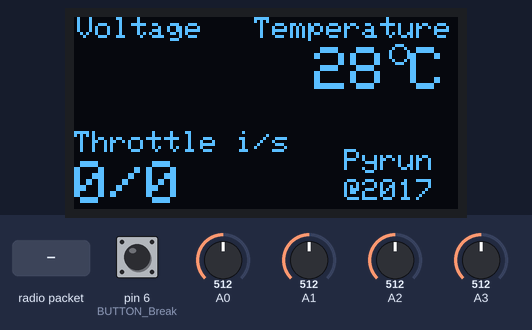
Bench run of a sketch on a simulated Arduino Uno, built with avr-gcc and run on an emulated ATmega328P. Parts: 128×64 one-colour display. The inputs (shaded band) are chosen by the test bench; at power-on: pin 6 (BUTTON_Break) HIGH, A0 = 512, A1 = 512, A2 = 512, A3 = 512. The display library's start-up logo is not drawn; no radio packets arrive unless stated; what the sketch prints to the serial monitor is not drawn.

Above: at 1.2 s.
1.3 s: radio packet "1" arrives
At 2.4 s:
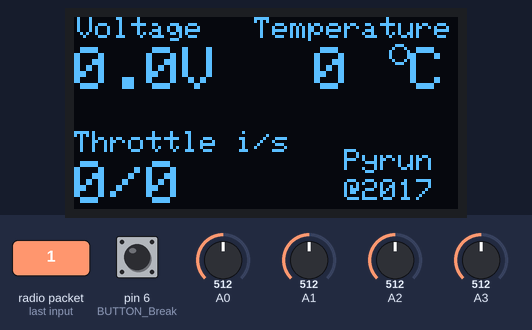
2.8 s: radio packet "5" arrives
At 3.1 s:
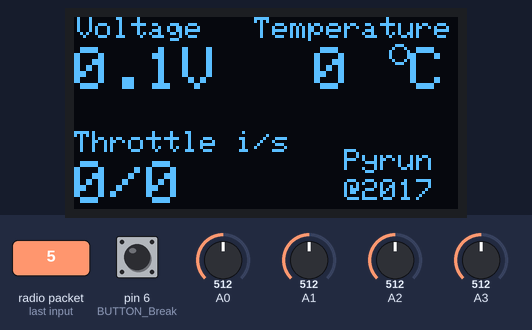
4.3 s: radio packet "200" arrives
At 5.2 s:
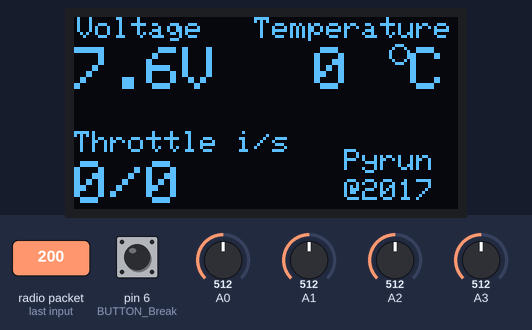
Timing chart, 0 to 7.3 s (numbered marks = the images above; inputs shaded):
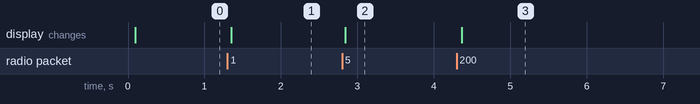

The sketch:

handheld_sender.ino
```cpp
#include <Bounce2.h>
#include <RF24.h>
#include <SPI.h>
#include <printf.h>
#include <Wire.h>
#include <Adafruit_GFX.h>
#include <Adafruit_SSD1306.h>

#define OLED_RESET 4 // not used / nicht genutzt bei diesem Display
Adafruit_SSD1306 display(OLED_RESET);

#define BUTTON_Break 6

#define PYRUN_PIPE_HOST 0xC0F0E0F0E1LL
#define PYRUN_PIPE_NODE 0xA0ECCCF0D2LL

RF24 m_radio( 9,10);

// Instantiate a Bounce object
Bounce debouncer_break = Bounce();

void setup() {
  // initialize with the I2C addr 0x3C / mit I2C-Adresse 0x3c initialisieren
  display.begin(SSD1306_SWITCHCAPVCC, 0x3C);

  // Show image buffer on the display hardware
  display.display();

  // radio set
  m_radio.begin();
  m_radio.enableDynamicPayloads();
  m_radio.setAutoAck( true ) ;

  // Optionally, increase the delay between retries & # of retries
  m_radio.setRetries(2,15);

  // set speed
  m_radio.setDataRate( RF24_250KBPS );
  m_radio.powerUp();

  // write pipe
  m_radio.openWritingPipe( PYRUN_PIPE_HOST);
  m_radio.openReadingPipe(1, PYRUN_PIPE_NODE);

  // set up
  digitalWrite(A0, INPUT_PULLUP);
  digitalWrite(A1, INPUT_PULLUP);
  digitalWrite(A2, INPUT_PULLUP);
  digitalWrite(A3, INPUT_PULLUP);

  // Setup the button with an internal pull-up
  pinMode(BUTTON_Break,INPUT_PULLUP);

  // After setting up the button, setup the Bounce instance
  debouncer_break.attach(BUTTON_Break);
  debouncer_break.interval(5); // interval in ms

  // initialize serial communications at 9600 bps:
  Serial.begin(250000);

  // printf begin
  printf_begin();
}

int leseKnopf( int port) {
    // read the analog in value
  int sensorValue = analogRead( port);
  if( sensorValue < 250)
    return 1;
  return 0;
}

char *ftoa(char *a, double f, int precision)
{
  long p[] = {0,10,100,1000,10000,100000,1000000,10000000,100000000};

  char *ret = a;
  long heiltal = (long)f;
  itoa(heiltal, a, 10);
  while (*a != '\0') a++;
  *a++ = '.';
  long desimal = abs((long)((f - heiltal) * p[precision]));
  itoa(desimal, a, 10);
  return ret;
}

char p_voltage[16];
char p_throttle[24];


int p_soll_throttle = 0;
int p_current = 0;
int p_temp = 20;
int p_temperature = 28;

void loop() {
  int l_a, l_b, l_x, l_y;
  int l_break;

  l_a = leseKnopf( A1);
  l_b = leseKnopf( A0);
  l_x = leseKnopf( A2);
  l_y = leseKnopf( A3);

  // Update the Bounce instance :
  debouncer_break.update();

  l_break = debouncer_break.read()==1?0:1;

  char msg2[16];
  sprintf( msg2,"%d;%d;%d;%d;%d;%d;", l_a, l_b, l_x, l_y, 0, l_break);
  m_radio.stopListening();
  m_radio.write( &msg2, strlen(msg2));
  m_radio.startListening();
  // falls was empfangen
  if( m_radio.available() ) {
    char t_message[64];
    int t_len = m_radio.getDynamicPayloadSize();

    // auslesen
    m_radio.read( &t_message, t_len);
    // auslesen
    Serial.print( "Empfange...");

    // split
    int t_voltage = atoi(strtok( t_message, ";" ));
    float voltage = t_voltage * (5.0 / 1023.0)*7.78;
    p_current = atoi(strtok( NULL, ";" ));
    p_soll_throttle = atoi(strtok( NULL, ";" ));
    p_temperature = atoi(strtok( NULL, ";" ));

    char string_voltage[24];
    ftoa( string_voltage, voltage, 1);
    sprintf( p_voltage,"%sV", string_voltage);

    Serial.println( t_message);
  }


  // display
  display.clearDisplay();
  // set text color / Textfarbe setzen
  display.setTextColor(WHITE);
  display.setTextSize(1);
  // set text cursor position / Textstartposition einstellen

  // temperature
  display.setTextSize(1);
  display.setCursor(60,0);
  display.println("Temperature");
  display.setTextSize(2);
  display.setCursor(80,10);
  display.println(p_temperature);
  display.setTextSize(2);
  display.setCursor(112,10);
  display.println("C");
  display.drawCircle(108, 12, 3, WHITE);

  // voltage
  display.setTextSize(1);
  display.setCursor(1,0);
  display.println("Voltage");
  display.setTextSize(2);
  display.setCursor(0,10);
  display.println(p_voltage);

  // throttle
  display.setTextSize(1);
  display.setCursor( 0,38);
  display.println( "Throttle i/s");
  display.setTextSize(2);
  display.setCursor( 0,48);
  sprintf( p_throttle,"%d/%d", p_current, p_soll_throttle);
  display.println( p_throttle);

  // credits
  display.setTextSize(1);
  display.setCursor( 90,44);
  display.println( "Pyrun");
  display.setCursor( 90,54);
  display.println( "@2017");

  // flip
  display.display();

  Serial.print(msg2);
  Serial.print( " Length: ");
  Serial.println( strlen(msg2));

  delay(2);
}
```

Measured:
- after the input at 1.3 s, the display: changes after 0.05 s (image 1)
- after the input at 2.8 s, the display: changes at once (image 2)
- after the input at 4.3 s, the display: changes after 0.07 s (image 3)
